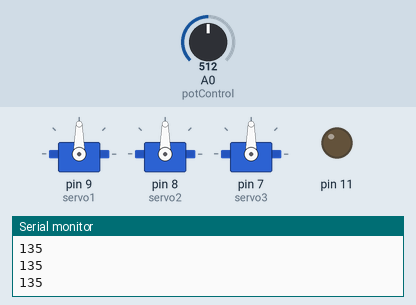
Simulated run of this sketch. Board: Arduino Uno, built with avr-gcc and run on an emulated ATmega328P. Parts: 3 × servo, output pins drawn as LEDs (lit = HIGH), the last lines printed to the serial monitor. The inputs (shaded band) are chosen by the test bench; at power-on: A0 (potControl) = 512.

Above: at 1.2 s.
1.3 s: A0 (potControl) set to 716
At 2.1 s:
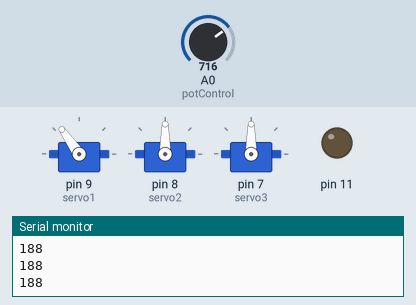
2.8 s: A0 (potControl) set to 900
At 3.2 s:
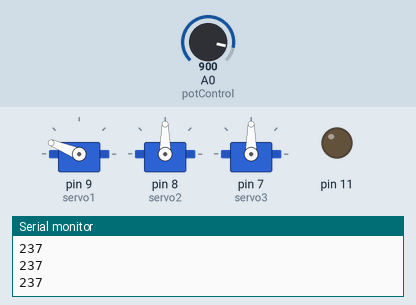
4.3 s: A0 (potControl) set to 1023
At 5.5 s:
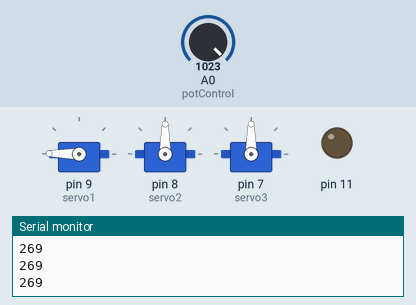
5.8 s: A0 (potControl) set to 306
At 6.7 s:
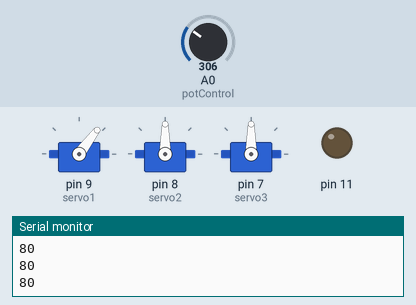
7.3 s: A0 (potControl) set to 170
At 7.7 s:
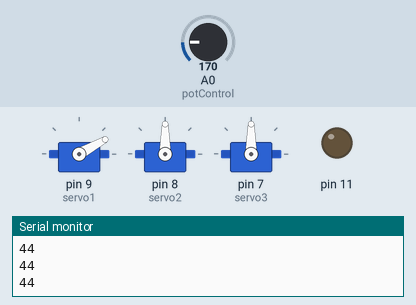
8.8 s: A0 (potControl) set to 0
At 9.8 s:
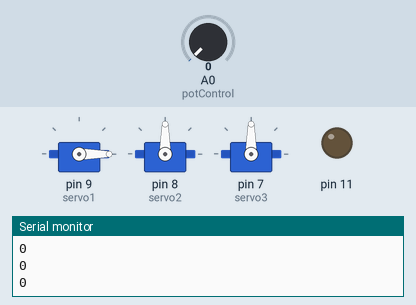
Timing chart, 0 to 11.3 s (numbered marks = the images above; inputs shaded):
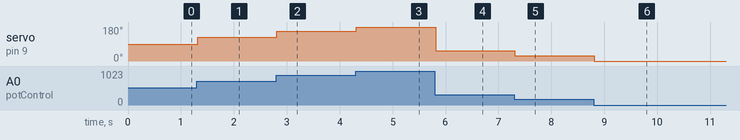

The sketch:

gripper.ino
```cpp
#include <Servo.h>
Servo servo1;
Servo servo2;
Servo servo3;

void setup() {
  // put your setup code here, to run once:
  pinMode(11,OUTPUT);
  servo1.attach(9);
  servo2.attach(8);
  servo3.attach(7);
  Serial.begin(9600);
}

void loop() {
  //rst();
  //pan();
  potControl();
  //grip();
}

void pan() {
  for (int i = 0; i <= 180; i++) {
    servo3.write(i);
    delay(15);
  }
  for (int i = 180; i >= 0; i--) {
    servo3.write(i);
    delay(15);
  }
}

void rst() {
  servo3.write(90);
}

void potControl() {
  int val = analogRead(A0);
  int deg = map(val,0,1024,0,270);
  servo1.write(getDegrees1(deg));
  //servo2.write(getDegrees2(deg));
  delay(15);
  Serial.println(deg);
}

void grip() {
  int val = analogRead(A0);
  servo3.write(map(val,0,1024,0,180));
  delay(15);
}

int getDegrees1(int x) {
  return map(x,0,270,0,180);
}

int getDegrees2(int x) {
  return map(270 - x,0,270,0,180);
}
```

Measured:
- after the input at 1.3 s, servo on pin 9 (servo1): 90° → 125° at once
- after the input at 2.8 s, servo on pin 9 (servo1): 125° → 158° at once
- after the input at 4.3 s, servo on pin 9 (servo1): 158° → 179° at once
- after the input at 5.8 s, servo on pin 9 (servo1): 179° → 53° at once
- after the input at 7.3 s, servo on pin 9 (servo1): 53° → 29° at once
- after the input at 8.8 s, servo on pin 9 (servo1): 29° → 0° at once
